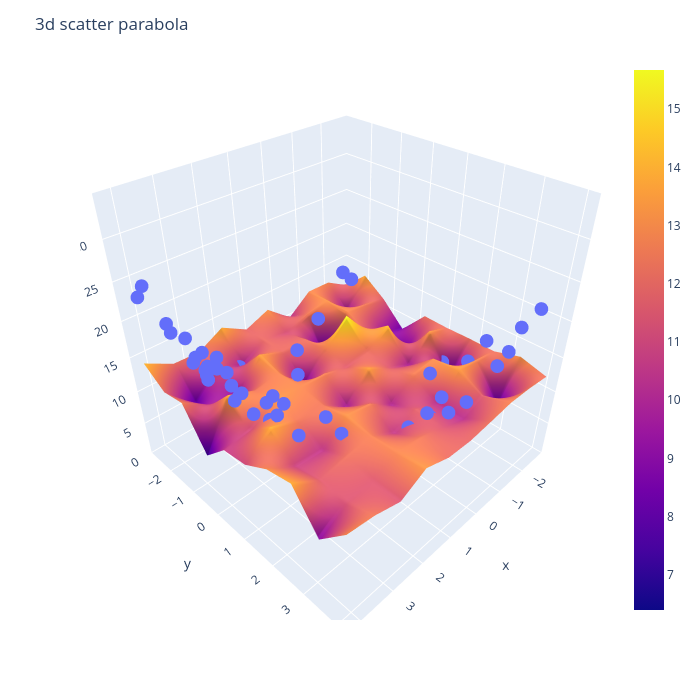

Source (notebook cell):
### Code cell
# now change number of degree and see the graph 

def multiple_dim_polynomial(degree=2):
    poly = PolynomialFeatures(degree)
    X_multi_trans = poly.fit_transform(X_multi)
    lr = LinearRegression()
    lr.fit(X_multi_trans,z)
    X_test_multi = poly.transform(final)
    z_final = lr.predict(X_multi_trans).reshape(10,10)
    fig = px.scatter_3d(x=x.ravel(), y=y.ravel(), z=z.ravel())

    fig.add_trace(go.Surface(x = x_input, y = y_input, z =z_final))

    fig.update_layout(width=700,height=700,title_text = '3d scatter parabola',scene = dict(zaxis = dict(range=[0,35])))

    fig.show()
multiple_dim_polynomial()
